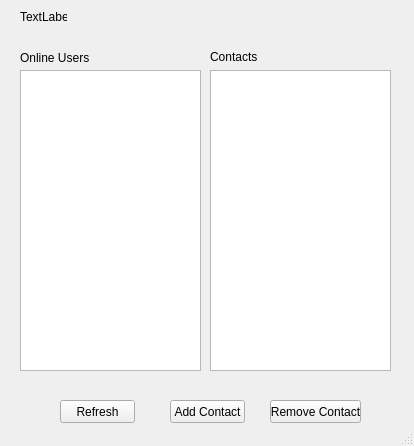
<?xml version="1.0" encoding="UTF-8"?>
<ui version="4.0">
 <class>MainWindow</class>
 <widget class="QMainWindow" name="MainWindow">
  <property name="geometry">
   <rect>
    <x>0</x>
    <y>0</y>
    <width>414</width>
    <height>446</height>
   </rect>
  </property>
  <property name="windowTitle">
   <string>MainWindow</string>
  </property>
  <widget class="QWidget" name="centralwidget">
   <widget class="QLabel" name="userLbl">
    <property name="geometry">
     <rect>
      <x>20</x>
      <y>10</y>
      <width>47</width>
      <height>14</height>
     </rect>
    </property>
    <property name="text">
     <string>TextLabel</string>
    </property>
   </widget>
   <widget class="QListView" name="onlineView">
    <property name="geometry">
     <rect>
      <x>20</x>
      <y>70</y>
      <width>181</width>
      <height>301</height>
     </rect>
    </property>
   </widget>
   <widget class="QPushButton" name="refreshBtn">
    <property name="geometry">
     <rect>
      <x>60</x>
      <y>400</y>
      <width>75</width>
      <height>23</height>
     </rect>
    </property>
    <property name="text">
     <string>Refresh</string>
    </property>
   </widget>
   <widget class="QPushButton" name="addBtn">
    <property name="geometry">
     <rect>
      <x>170</x>
      <y>400</y>
      <width>75</width>
      <height>23</height>
     </rect>
    </property>
    <property name="text">
     <string>Add Contact</string>
    </property>
   </widget>
   <widget class="QPushButton" name="rmvBtn">
    <property name="geometry">
     <rect>
      <x>270</x>
      <y>400</y>
      <width>91</width>
      <height>23</height>
     </rect>
    </property>
    <property name="text">
     <string>Remove Contact</string>
    </property>
   </widget>
   <widget class="QLabel" name="label">
    <property name="geometry">
     <rect>
      <x>20</x>
      <y>50</y>
      <width>91</width>
      <height>16</height>
     </rect>
    </property>
    <property name="text">
     <string>Online Users</string>
    </property>
   </widget>
   <widget class="QListWidget" name="contactsView">
    <property name="geometry">
     <rect>
      <x>210</x>
      <y>70</y>
      <width>181</width>
      <height>301</height>
     </rect>
    </property>
   </widget>
   <widget class="QLabel" name="label_2">
    <property name="geometry">
     <rect>
      <x>210</x>
      <y>50</y>
      <width>47</width>
      <height>14</height>
     </rect>
    </property>
    <property name="text">
     <string>Contacts</string>
    </property>
   </widget>
  </widget>
  <widget class="QStatusBar" name="statusbar"/>
 </widget>
 <resources/>
 <connections/>
</ui>
